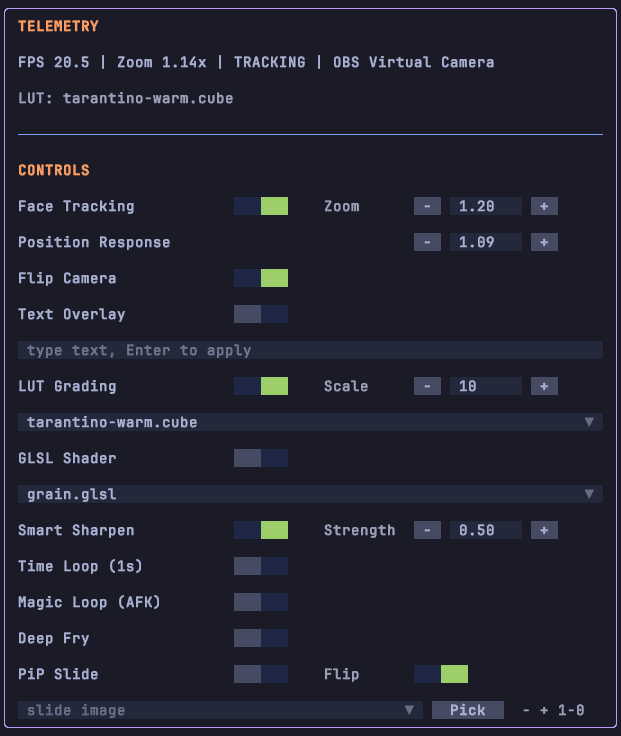
#> input picture tui.png, 621 x 736 px
$ python -i effects.py   (imports and definitions only)
#> lines starting #> are read from the running program, lines starting #| are printed output that depends on the picture; after the words box and inside, x2 and y2 are one past the last pixel; in counts of white or black regions, pixels touching at a corner belong together
#> further down, picture is the input picture: shape (736, 621, 3); mean B, G, R 47.3, 34.7, 33.3
"""Single-frame effects (smart sharpen, deep fry) and the Time Loop."""

import collections

import cv2
import numpy as np


# One second of processed frames at the nominal 30 FPS.
TIME_LOOP_FRAMES = 30


def apply_smart_sharpen(frame_bgr, strength=0.3, threshold=10, sigma=2.0):
    """Edge-aware unsharp mask.

    Boosts high-frequency detail (contours, texture) while leaving flat areas
    such as skin untouched: only pixels whose local contrast exceeds threshold
    are sharpened.

    This runs on every output frame on a single OpenCV thread, so it is built
    from as few full-frame passes as possible:
      - frame + strength * (frame - blurred) is one saturating uint8
        addWeighted (no int16 round trip, same result within +-1 level);
      - the gate is a uint8 threshold plus copyTo, not np.where;
      - for sigma >= 1.5 the blur is computed at half resolution and scaled
        back up. A Gaussian is low-pass, so little is lost, and the blur is
        the most expensive pass. Smaller sigmas target fine detail and keep
        the full-resolution blur.
    About 3x faster than the previous int16 version at 1080p.
    """
#> called with strength = 0.3, threshold = 10, sigma = 2
    if strength <= 0:
        return frame_bgr

    h, w = frame_bgr.shape[:2]
#> h = 736; w = 621
    if sigma >= 1.5 and w >= 4 and h >= 4:
        small = cv2.resize(
            frame_bgr, (w // 2, h // 2), interpolation=cv2.INTER_AREA
        )
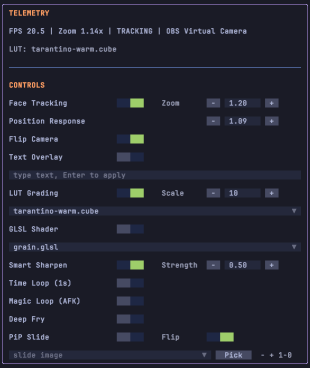
#> small: shape (368, 310, 3); mean B, G, R 47.2, 34.7, 33.3
        small = cv2.GaussianBlur(small, (0, 0), sigmaX=float(sigma) / 2.0)
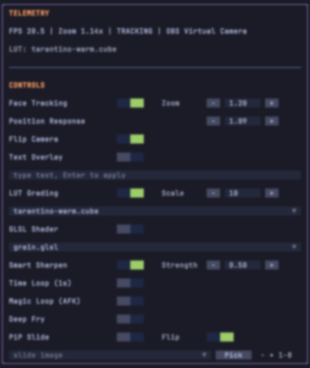
#> small: shape (368, 310, 3); mean B, G, R 47.3, 34.8, 33.3
        blurred = cv2.resize(small, (w, h), interpolation=cv2.INTER_LINEAR)
    else:
        blurred = cv2.GaussianBlur(frame_bgr, (0, 0), sigmaX=float(sigma))

    sharpened = cv2.addWeighted(
        frame_bgr, 1.0 + float(strength), blurred, -float(strength), 0.0
    )
    # Gate on local contrast so digital noise on smooth skin is not amplified.
    mask = cv2.threshold(
        cv2.absdiff(frame_bgr, blurred), float(threshold), 255, cv2.THRESH_BINARY
    )[1]
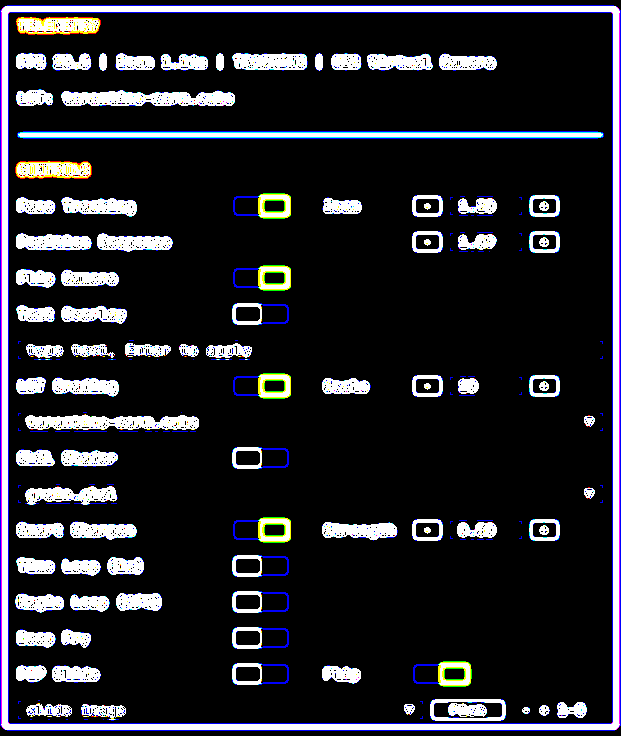
#> mask: shape (736, 621, 3); mean B, G, R 41.5, 36.3, 36.1
    out = frame_bgr.copy()
    cv2.copyTo(sharpened, mask, out)
#> out: shape (736, 621, 3); 16.91% of pixels changed, all inside (x1, y1, x2, y2) = (0, 5, 621, 731)
    return out


class TimeLoop:
    """One-second replay buffer of already processed frames.

    While disabled the buffer records live output. While enabled the recorded
    frames are replayed in order and wrap around, so the published stream
    freezes into a seamless loop without re-running the image pipeline.
    """

    def __init__(self, length=TIME_LOOP_FRAMES):
        self._frames = collections.deque(maxlen=length)
        self._index = 0

    # [52 lines left out: functions ready, record, next_frame, apply_deep_fry, not called in this run]

>>> import cv2
>>> picture = cv2.imread('../../tui.png')
>>> result = apply_smart_sharpen(picture)
